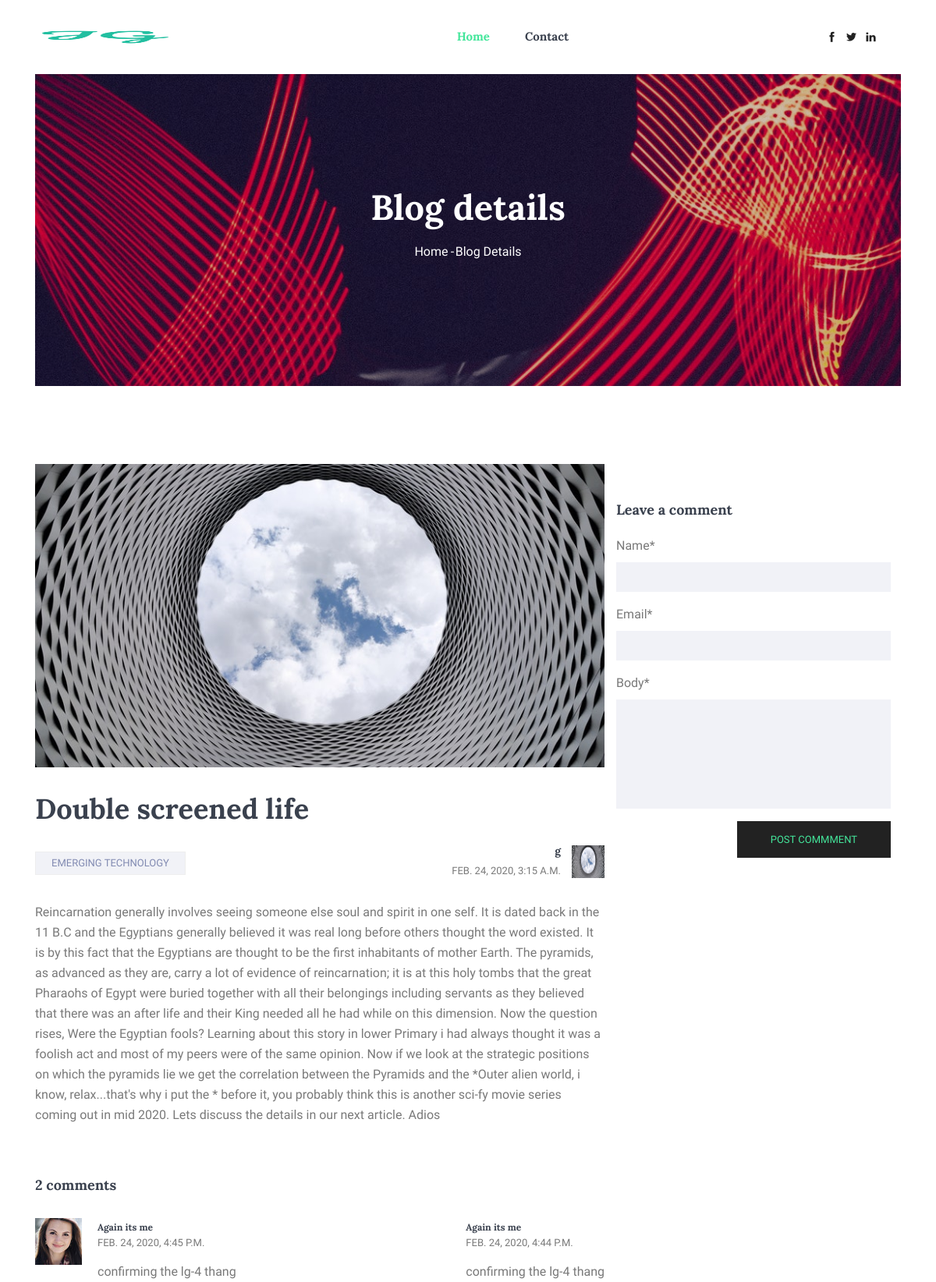
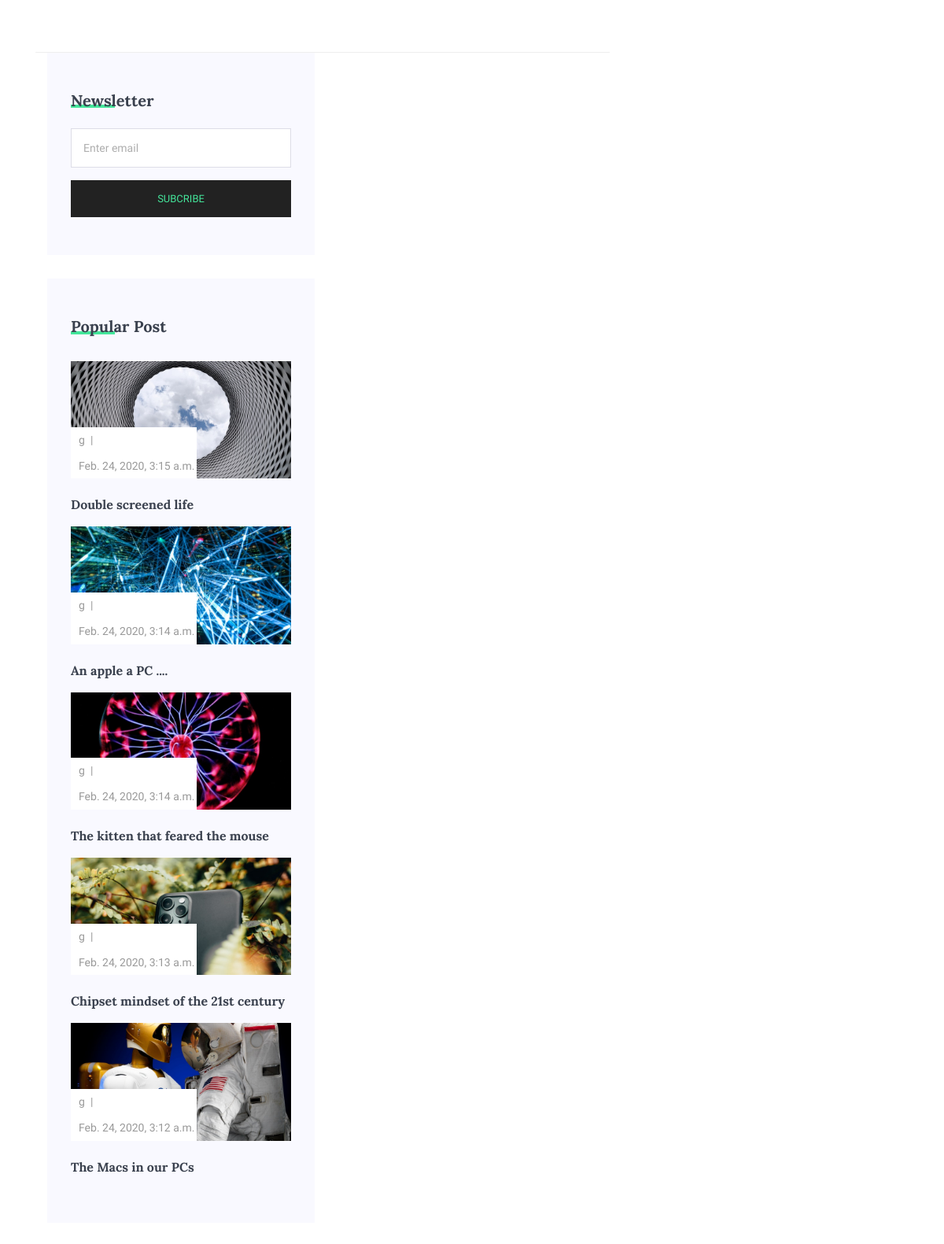
The app's page /double-screened-life/ (upper part) with its own data (2 pictures, top to bottom).
### techBlog/models.py (models this page shows, shortened)
class Post(models.Model):
    image = models.ImageField(default='default.jpg', upload_to='post_pics')
    title = models.CharField(max_length=200, unique=True)
    slug = models.SlugField(max_length=200, unique=True)
    author = models.ForeignKey(
        User, on_delete=models.CASCADE, related_name='blog_posts'
    )
    updated_on = models.DateTimeField(auto_now=True)
    category = models.ForeignKey(Category, on_delete=models.CASCADE, default=1)
    content = models.TextField()
    created_on = models.DateTimeField(auto_now_add=True)
    status = models.IntegerField(choices=STATUS, default=0)
    class Meta:
        ordering = ['-created_on']

class Category(models.Model):
    name = models.CharField(max_length=100)
    decription = models.TextField(default='This Category includes the following areas: ')
    def __str__(self):
        return self.name

class Comment(models.Model):
    post = models.ForeignKey(Post, on_delete=models.CASCADE, related_name='comments')
    name = models.CharField(max_length=80)
    email = models.EmailField()
    body = models.TextField()
    created_on = models.DateTimeField(auto_now_add=True)
    active = models.BooleanField(default=False)
    class Meta:
        ordering = ['created_on']

### techBlog/views.py (the view)
# urls.py: path("<slug:slug>/", views.post_detail, name="post_detail"),
def post_detail(request, slug):
    template_name = "techBlog/post_detail.html"
    post = get_object_or_404(Post, slug=slug)
    comments = post.comments.filter(active=True).order_by("-created_on")
    new_comment = None
    if request.method == "POST":
        comment_form = CommentForm(data=request.POST)
        if comment_form.is_valid():
            new_comment = comment_form.save(commit=False)
            new_comment.post = post
            new_comment.save()
    else:
        comment_form = CommentForm()
    return render(
        request,
        template_name,
        {
            "post": post,
            "comments": comments,
            "new_comment": new_comment,
            "comment_form": comment_form,
            "post_list" : Post.objects.all()[:5],
        },
    )

### techBlog/forms.py
class CommentForm(forms.ModelForm):
    class Meta:
        model = Comment
        fields = ('name', 'email', 'body')

### techBlog/templates/techBlog/post_detail.html (shortened to what this page needs)
{% extends 'techBlog/base.html' %}
{% load static %}
{% load crispy_forms_tags %}
{% block content %}
 <section class="mb-30px">
  <div class="container">
    <div class="hero-banner hero-banner--sm">
      <div class="hero-banner__content">
        <h1>Blog details</h1>
        <nav aria-label="breadcrumb" class="banner-breadcrumb">
          <ol class="breadcrumb">
            <li class="breadcrumb-item"><a href="{% url 'home' %}">Home</a></li>
            <li class="breadcrumb-item active" aria-current="page">Blog Details</li>
          </ol>
        </nav>
      </div>
    </div>
  </div>
</section>
<section class="blog-post-area section-margin">
  <div class="container">
    <div class="row">
      <div class="col-lg-8">
          <div class="main_blog_details">
              <img class="img-fluid" src="{{post.image.url}}" alt="">
              <a href="#"><h4>{{ post.title }}</h4></a>
              <div class="user_details">
                <div class="float-left">
                  <a href="#">{{post.category}}</a>
                </div>
                <div class="float-right mt-sm-0 mt-3">
                  <div class="media">
                    <div class="media-body">
                      <h5>{{ post.author }}</h5>
                      <p>{{ post.created_on }}</p>
                    </div>
                    <div class="d-flex">
                      <img width="42" height="42" src="{{post.image.url}}" alt="">
                    </div>
                  </div>
                </div>
              </div>
              <p>{{ post.content | safe }}</p>
            </div>
              <div class="comments-area">
                    {% with comments.count as total_comments %}
                  <h4>{{ total_comments }} comments</h4>
                  <div class="comment-list">
                      <div class="single-comment justify-content-between d-flex">
                          <div class="user justify-content-between d-flex">
                              <div class="thumb">
                                  <img src="img/blog/c1.jpg" alt="">
                              </div>
                                {% endwith %} {% for comment in comments %}
                              <div class="desc">
                                  <h5><a href="#">{{ comment.name }}</a></h5>
                                  <p class="date">{{ comment.created_on }}</p>
                                  <p class="comment">
                                    {{ comment.body | linebreaks }}
                                  </p>
                              </div>
                          </div>
                          {% endfor %}
                      </div>
                  </div>
              </div>
              <div class="comment-form">
                {% if new_comment %}
                <div class="alert alert-success" role="alert">
                  Your comment is awaiting moderation
                </div>
                {% else %}
                <h3>Leave a comment</h3>
                <form method="post" style="margin-top: 1.3em;">
                  {{ comment_form | crispy }}
                  <button type="submit" class="button submit_btn">Post commment</button>
                </form>
                {% endif %}
              </div>
      </div>
      {% include 'techBlog/sidebar.html' %}
    </div>
</section>
{% endblock content %}

### techBlog/templates/techBlog/sidebar.html (shortened to what this page needs)
 <div class="col-lg-4 sidebar-widgets">
    <div class="widget-wrap">
      <div class="single-sidebar-widget newsletter-widget">
        <h4 class="single-sidebar-widget__title">Newsletter</h4>
        <div class="form-group mt-30">
          <div class="col-autos">
            <input type="text" class="form-control" id="inlineFormInputGroup" placeholder="Enter email" onfocus="this.placeholder = ''"
              onblur="this.placeholder = 'Enter email'">
          </div>
        </div>
        <button class="bbtns d-block mt-20 w-100">Subcribe</button>
      </div>
      <div class="single-sidebar-widget popular-post-widget">
        <h4 class="single-sidebar-widget__title">Popular Post</h4>
        <div class="popular-post-list">
          {% for post in post_list %}
          <div class="single-post-list">
            <div class="thumb">
              <img class="card-img rounded-0" src="{{post.image.url}}" alt="">
              <ul class="thumb-info">
                <li><a href="#">{{post.author}}</a></li>
                <li><a href="#">{{post.created_on}}</a></li>
              </ul>
            </div>
            <div class="details mt-20">
              <a href="{% url 'post_detail' post.slug  %}">
                <h6>{{post.title}}</h6>
              </a>
            </div>
          </div>
         {% endfor %}
        </div>
      </div>
      </div>
  </div>

### records on screen
Post: image (picture), title "Double screened life", category "EMERGING TECHNOLOGY", author "g", created_on "FEB. 24, 2020, 3:15 A.M.", content "Reincarnation generally involves seeing someone else soul and spirit in one self. It is dated back in the 11 B.C and the Egyptians generally believed it was real long before others thought the word existed. It is by this fact that the Egyptians are thought to be the first inhabitants of mother Earth. The pyramids, as advanced as they are, carry a lot of evidence of reincarnation; it is at this holy tombs that the great Pharaohs of Egypt were buried together with all their belongings including servants as they believed that there was an after life and their King needed all he had while on this dimension. Now the question rises, Were the Egyptian fools? Learning about this story in lower…", created_on "Feb. 24, 2020, 3:15 a.m."
Comment: name "Again its me", created_on "FEB. 24, 2020, 4:45 P.M.", body "confirming the lg-4 thang"
Comment: name "Again its me", created_on "FEB. 24, 2020, 4:44 P.M.", body "confirming the lg-4 thang"
Post: image (picture), author "g", created_on "Feb. 24, 2020, 3:14 a.m.", title "An apple a PC ...."
Post: image (picture), author "g", created_on "Feb. 24, 2020, 3:14 a.m.", title "The kitten that feared the mouse"
Post: image (picture), author "g", created_on "Feb. 24, 2020, 3:13 a.m.", title "Chipset mindset of the 21st century"
Post: image (picture), author "g", created_on "Feb. 24, 2020, 3:12 a.m.", title "The Macs in our PCs"

### other values on screen
{{ total_comments }} "2"
